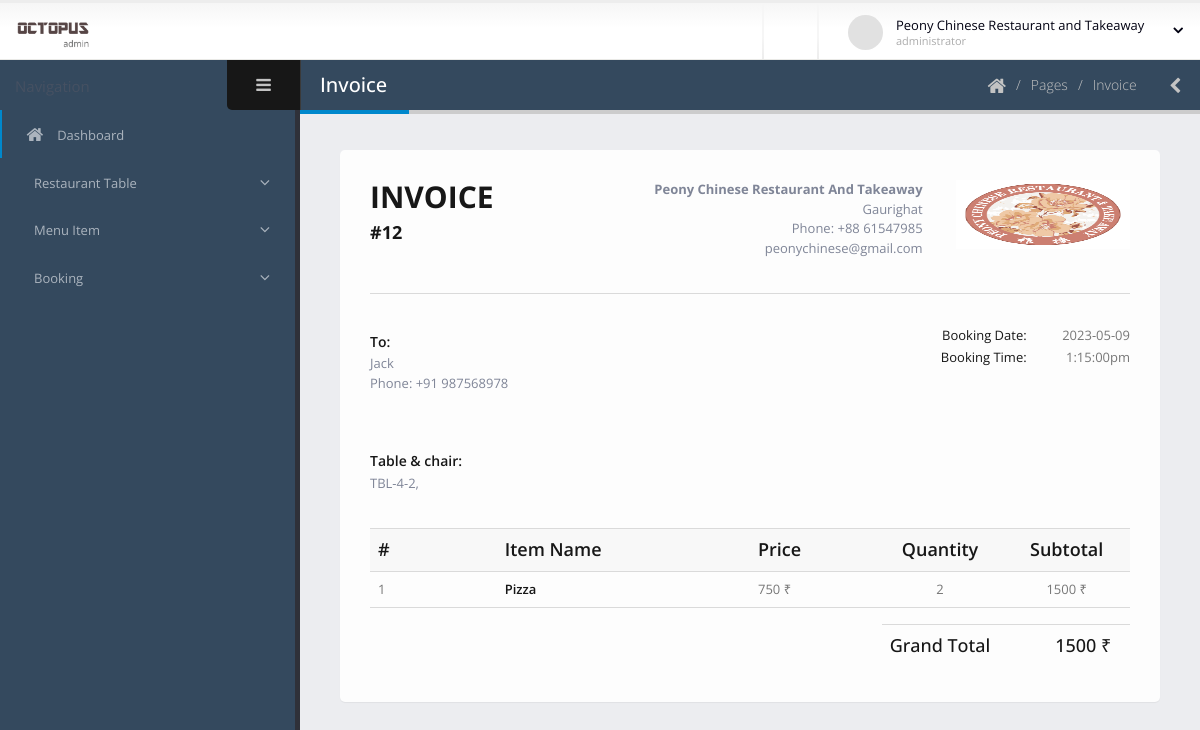
/dashboard/invoice.php?booking-number=12 (signed in), run on the app's committed database.
### tables this page shows
CREATE TABLE `restaurant_info` (
  `id` int(11) NOT NULL,
  `restaurant_name` varchar(255) NOT NULL,
  `email` varchar(255) NOT NULL,
  `phone` int(11) NOT NULL,
  `address` varchar(200) NOT NULL,
  `location` varchar(50) NOT NULL,
  `logo` varchar(500) NOT NULL,
  `password` varchar(200) NOT NULL,
  `approve_status` int(11) NOT NULL,
  `role` int(20) NOT NULL
);

CREATE TABLE `booking_details` (
  `id` int(11) NOT NULL,
  `booking_id` int(11) NOT NULL,
  `res_id` int(11) NOT NULL,
  `c_id` int(11) NOT NULL,
  `make_date` date NOT NULL,
  `make_time` varchar(50) NOT NULL,
  `name` varchar(50) NOT NULL,
  `phone` int(11) NOT NULL,
  `booking_date` date NOT NULL,
  `booking_time` varchar(30) NOT NULL,
  `bill` float NOT NULL,
  `status` int(11) NOT NULL,
  `reject` int(11) NOT NULL
);

CREATE TABLE `booking_menus` (
  `id` int(11) NOT NULL,
  `booking_id` int(11) DEFAULT NULL,
  `item_id` int(11) DEFAULT NULL,
  `qty` int(11) DEFAULT NULL
);

CREATE TABLE `menu_item` (
  `id` int(11) NOT NULL,
  `res_id` int(11) NOT NULL,
  `item_name` varchar(200) NOT NULL,
  `madeby` varchar(300) NOT NULL,
  `food_type` varchar(100) NOT NULL,
  `price` float NOT NULL,
  `image` varchar(500) NOT NULL
);

### dashboard/invoice.php (the view, shortened to what this page needs)
<?php include 'template/header.php';
?>
	<body>
		<section class="body">
			<?php include 'template/top-bar.php'; ?>
			<div class="inner-wrapper">
				<?php include 'template/left-bar.php'; ?>
				<section role="main" class="content-body">
					<header class="page-header">
						<h2>Invoice</h2>
						<div class="right-wrapper pull-right">
							<ol class="breadcrumbs">
								<li>
									<a href="index.php">
										<i class="fa fa-home"></i>
									</a>
								</li>
								<li><span>Pages</span></li>
								<li><span>Invoice</span></li>
							</ol>
							<a class="sidebar-right-toggle" data-open="sidebar-right"><i class="fa fa-chevron-left"></i></a>
						</div>
					</header>
					<section class="panel">
						<div class="panel-body">
							<div class="invoice">
								<header class="clearfix">
									<div class="row">
										<div class="col-sm-4 mt-md">
											<h2 class="h2 mt-none mb-sm text-dark text-bold">INVOICE</h2>
											<h4 class="h4 m-none text-dark text-bold">
											#<?php echo $_GET['booking-number']; ?></h4>
										</div>
										<?php
											$con = connect();
											$res_id = $_SESSION['id'];
											$sql = "SELECT * FROM `restaurant_info` where id = '$res_id';";
											$result = $con->query($sql);
											foreach ($result as $r) {
										?>
										<div class="col-sm-8 text-right mt-md mb-md">
											<address class="ib mr-xlg">
												<b class="text-capitalize"><?php echo $r['restaurant_name']; ?></b>
												<br/>
												<?php echo $r['address']; ?>
												<br/>
												Phone: +88 <?php echo $r['phone']; ?>
												<br/>
												<?php echo $r['email']; ?>
											</address>
											<div class="ib">
												<img style="width: 174px;height: 69px;" src="user-image/<?php echo $r['logo']; ?>" alt="OKLER Themes" />
											</div>
										</div>
										<?php } ?>
									</div>
								</header>
								<?php
									$booking_number = $_GET['booking-number'];
									$sql2 = "SELECT * FROM `booking_details` where booking_id = '$booking_number';";
									$result2 = $con->query($sql2);
									foreach ($result2 as $r2) {
										$booking_date = $r2['booking_date'];
										$booking_time = $r2['booking_time'];
										$booking_name = $r2['name'];
										$booking_phone = $r2['phone'];
									} ?>
								<div class="bill-info">
									<div class="row">
										<div class="col-md-6">
											<div class="bill-to">
												<p class="h5 mb-xs text-dark text-semibold">To:</p>
												<address>
													<?php echo $booking_name; ?>
													<br/>
													Phone: +91 <?php echo $booking_phone; ?>
												</address>
											</div>
										</div>
										<div class="col-md-6">
											<div class="bill-data text-right">
												<p class="mb-none">
													<span class="text-dark">Booking Date:</span>
													<span class="value"><?php echo $booking_date; ?></span>
												</p>
												<p class="mb-none">
													<span class="text-dark">Booking Time:</span>
													<span class="value"><?php echo $booking_time; ?></span>
												</p>
											</div>
										</div>
									</div>
								</div>
								<div class="bill-info">
									<div class="row">
										<div class="col-md-6">
											<div class="bill-to">
												<p class="h5 mb-xs text-dark text-semibold">Table & chair:</p>
												<address>
													<?php
													$booking_number = $_GET['booking-number'];
													$sql3 = "SELECT bc.booking_id,bc.chair_no,rt.table_name
														FROM booking_chair as bc, restaurant_chair as rc,restaurant_tables as rt
														WHERE bc.chair_id = rc.id
														AND rc.tbl_id = rt.id
														and bc.booking_id ='$booking_number';";
													$result3 = $con->query($sql3);
													foreach ($result3 as $r3) {
													?>
													<?php echo $r3['chair_no']; ?>,
													<?php  } ?>
												</address>
											</div>
										</div>
									</div>
								</div>
								<div class="table-responsive">
									<table class="table invoice-items">
										<thead>
											<tr class="h4 text-dark">
												<th id="cell-id"     class="text-semibold">#</th>
												<th id="cell-item"   class="text-semibold">Item Name</th>
												<th id="cell-price"  class="text-left text-semibold">Price</th>
												<th id="cell-qty"    class="text-center text-semibold">Quantity</th>
												<th id="cell-total"  class="text-center text-semibold">Subtotal</th>
											</tr>
										</thead>
										<tbody>
											<?php
											$booking_number = $_GET['booking-number'];
											$sql4 = "SELECT bm.booking_id,bm.qty,mi.item_name,mi.price
												FROM booking_menus as bm, menu_item as mi
												WHERE bm.item_id = mi.id
												AND bm.booking_id ='$booking_number';";
											$result4 = $con->query($sql4);
											$count = 1;
											$grand_total = 0;
											foreach ($result4 as $r4) {
											$grand_total = $grand_total + $r4['price'] * $r4['qty'];
											?>
											<tr>
												<td><?php echo $count; ?></td>
												<td class="text-semibold text-dark"><?php echo $r4['item_name']; ?></td>
												<td><?php echo $r4['price']; ?> ₹</td>
												<td class="text-center"><?php echo $r4['qty']; ?></td>
												<td class="text-center">
												<?php echo $subtotal= $r4['price'] * $r4['qty']; ?> ₹
												</td>
											</tr>
											<?php $count++; } ?>
										</tbody>
									</table>
								</div>
								<div class="invoice-summary">
									<div class="row">
										<div class="col-sm-4 col-sm-offset-8">
											<table class="table h5 text-dark">
												<tbody>
													<tr class="h4">
														<td colspan="2">Grand Total</td>
														<td class="text-left"><?php echo $grand_total; ?> ₹</td>
													</tr>
												</tbody>
											</table>
										</div>
									</div>
								</div>
							</div>
						</div>
					</section>
				</section>
			</div>
		</section>
	</body>
</html>

### dashboard/assets/stylesheets/skins/default.css (style rules this page uses)
a, .btn-link { color: #0088cc; }
.page-header h2 { border-bottom-color: #0088cc; }

### data on the page
restaurant_info: restaurant_name "Peony Chinese Restaurant And Takeaway", address "Gaurighat", phone "61547985", email "peonychinese@gmail.com", logo (picture)
booking_details: name "Jack", phone "987568978", booking_date "2023-05-09", booking_time "1:15:00pm"
booking_menus: menu_item.item_name "Pizza", menu_item.price "750", qty "2", $subtotal=$r4['price']*$r4['qty'] "1500"

### other printed values
$_SESSION['name'] "Peony Chinese Restaurant and Takeaway"
$_GET['booking-number'] "12"
$r3['chair_no'] "TBL-4-2"
$grand_total "1500"
